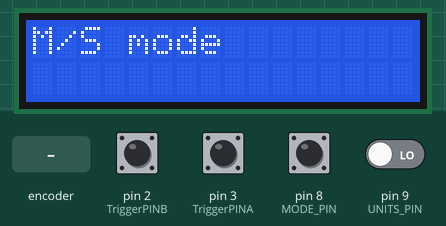
Simulated run of this sketch. Board: Arduino Uno, built with avr-gcc and run on an emulated ATmega328P. Parts: 16×2 character LCD. The inputs (shaded band) are chosen by the test bench; at power-on: pin 2 (TriggerPINB), pin 3 (TriggerPINA), pin 8 (MODE_PIN) HIGH, pin 9 (UNITS_PIN) LOW. What the sketch prints to the serial monitor is not drawn.

Above: at 1.2 s.
1.3 s: rotary encoder on pin 3 (TriggerPINA) / pin 2 (TriggerPINB) turned 3 steps (first pin leading)
At 2.4 s:
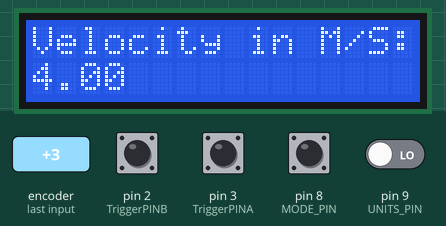
3.4 s: pin 8 (MODE_PIN) pulled LOW for 1 s
At 4.2 s:
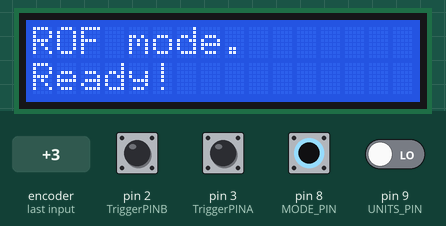
5.9 s: pin 9 (UNITS_PIN) driven HIGH
At 6.5 s:
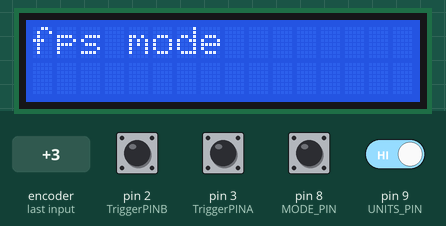
7.4 s: rotary encoder on pin 3 (TriggerPINA) / pin 2 (TriggerPINB) turned 2 steps (second pin leading)
At 10.0 s:
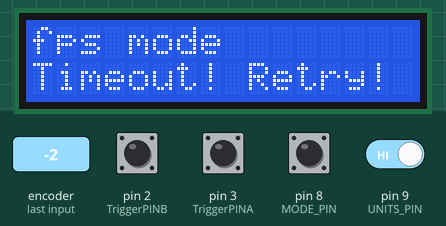
10.4 s: pin 9 (UNITS_PIN) driven LOW
At 11.6 s:
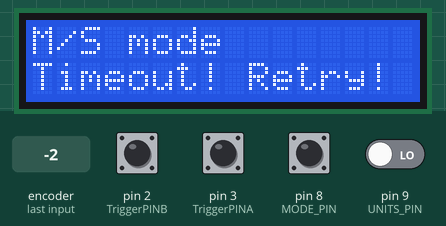
11.9 s: pin 8 (MODE_PIN) pulled LOW for 0.15 s
At 12.9 s:
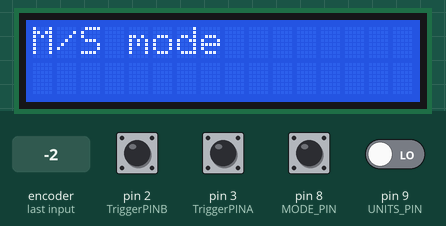
Timing chart, 0 to 14.5 s (numbered marks = the images above; inputs shaded):
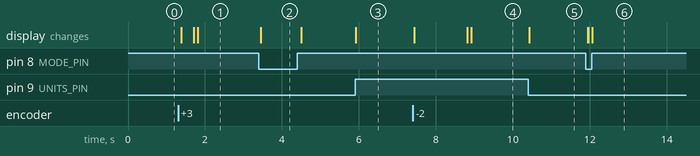

The sketch:

Chronograph.ino
```cpp
#include <LiquidCrystal.h>

///////////////////////////////////////////////////////////
// FIX THESE PIN NUMBERS
///////////////////////////////////////////////////////////

#define TriggerPINA 3
#define TriggerPINB 2

#define MODE_PIN 8
#define UNITS_PIN 9

// We're either in Velocity (A-B) mode, or ROF (A-A-A-A...) mode

#define VEL_MODE 0b00000001
#define IMP_MODE 0b00000010

// In vel mode, caught A already. Waiting for B.
// This is where timeouts can occur.
#define CAUGHT_A 0b00000100
// We've caught A and B, and it hasn't timed out. Therefore, we have data.
#define HAS_DATA 0b00001000
// Detector timed out.
#define TIMEOUT_ 0b10000000


// ROF flags
// Waiting for first pass. Should display a screen.
#define WAITING_ 0b00000100
// First pass has occured, start timing. When timeout occurs, clear flags back to state = ROF_MODE
#define STARTED_ 0b00001000

#define FULL_ 0b11111111
#define NONE_ 0b00000000


const float DeltaDCM = 10.0;
const float DeltaDFt = 0.328084;

///////////////////////////////////////////////////////////
// Pin number assignemnts for LCD
// https://www.arduino.cc/en/Tutorial/LiquidCrystalDisplay
///////////////////////////////////////////////////////////

// initialize the library with the numbers of the interface pins
LiquidCrystal lcd(12, 10, 6, 5, 4, 7);

unsigned long t1 = 0;
unsigned long t2 = 0;
int count = 0;

// State stored as flags. See defines above.
// Starts in Velocity recording mode.
int state = VEL_MODE; //VEL_MODE;


void triggerPinA (){
      digitalWrite (13, HIGH);
      if (state & VEL_MODE) {
        // Velocity mode
        t1 = micros();
        state |= CAUGHT_A;  // We have, self evidently, tripped sensor A.
        state &= ~TIMEOUT_; // Reset the timeout flag, since we want to leave the screen.
        state &= ~HAS_DATA; // We can't have data from this triggering yet - there's not been a second event.
      } else {
        // ROF Mode.
        if (state & STARTED_) {
          t2 = micros();
          count ++;
        } else {
          count = 0;
          t1 = micros();
          state = 0;
          state |= STARTED_;
        }
      }
}  // end of TriggerPinA

void triggerPinB () {
  if (state & CAUGHT_A && !(state & HAS_DATA)) {
      digitalWrite (13, HIGH);
      t2 = micros();
      state |= HAS_DATA; // Both sensors have been activated, so there must be data of SOME sort.
  }
}  // end of switchPressed

void setup() {
  // set up the LCD's number of columns and rows:
  lcd.begin(16, 2);

  Serial.begin(9600);

  // Setup pins
  pinMode (TriggerPINA, INPUT);
  pinMode (TriggerPINB, INPUT);

  pinMode (MODE_PIN, INPUT);

  pinMode (10, OUTPUT);


  // Leave triggers floating.
  //digitalWrite (TriggerPINA, LOW);
  //digitalWrite (TriggerPINB, HIGH);
  digitalWrite (MODE_PIN, HIGH);

  // Configure interrupts from triggers.
  attachInterrupt (digitalPinToInterrupt(TriggerPINA), triggerPinA, FALLING);
  attachInterrupt (digitalPinToInterrupt(TriggerPINB), triggerPinB, FALLING);
}

void MuzzleVelocityLoop (){
   // In velocity mode prior to catching A.
  if (!(state & HAS_DATA) && !(state & CAUGHT_A)) {

    t1 = 0;
    t2 = 0;

    lcd.setCursor(0, 0);
    if (digitalRead(UNITS_PIN)) {
      lcd.print("fps mode");
    } else {
      lcd.print("M/S mode");
    }


    if (state & TIMEOUT_) {
      lcd.clear();
      lcd.setCursor(0, 1);
      lcd.print("Timeout! Retry!");
      state = VEL_MODE; // Complete reset of state.
    }

    digitalWrite (13, LOW);
  }

  // We haven't timed out yet. This shouldn't stay around for long.
  // If it does, then the shot missed.
  if (!(state & HAS_DATA) && (state & CAUGHT_A)) {
    lcd.clear();
    lcd.setCursor(0, 0);
    lcd.print("Waiting for 2nd");
    lcd.setCursor(0, 1);
    lcd.print(" sensor....");
    digitalWrite (13, LOW);

    // Check for timeout condition.
    if ((micros()-t1) > 1000000 && !(state & TIMEOUT_)) {
      state  = VEL_MODE;
      state |= TIMEOUT_;
    }
  }

  // HAS_DATA
  // There is a result to be made!
  if (state & HAS_DATA) {
    lcd.clear();
    digitalWrite (13, LOW);
    // MATH!
    //if (state & IMP_MODE) {
    if (digitalRead(UNITS_PIN)) {
      lcd.clear();
      lcd.setCursor(0, 0);
      lcd.print("Velocity in fps:");
      lcd.setCursor(0, 1);
      lcd.print((DeltaDFt)/((t2-t1)/1000000.0));
      Serial.println((DeltaDFt)/((t2-t1)/1000000.0), DEC);
    } else {
      lcd.clear();
      lcd.setCursor(0, 0);
      lcd.print("Velocity in M/S:");
      lcd.setCursor(0, 1);
      lcd.print((DeltaDCM/100.0)/((t2-t1)/1000000.0));
      Serial.println((DeltaDCM/100.0)/((t2-t1)/1000000.0), DEC);
    }
    //Serial.println(" M/S");
  }
  delay(100);
}

void RateOfFireLoop() {
  if (state & STARTED_) {
    lcd.clear();
    lcd.setCursor(0, 0);
    lcd.print("ROF mode.");
    lcd.setCursor(0, 1);
    // Number / DeltaT
    Serial.println((60*count) / ((t2-t1)/1000000.0), DEC);
    lcd.print((60*count) / ((t2-t1)/1000000.0));
    lcd.setCursor(12, 1);
    lcd.print("RPM");

    // Needs a manual reset instead. Like, say, a button.
    /*if ((micros()) > 10000000 && !(state & TIMEOUT_)) {
      state  = ROF_MODE;
      t1 = 0;
      t2 = 0;
      count = 0;
    }*/
  } else {  // Not waitng - currently counting shots.

    lcd.clear();
    lcd.setCursor(0, 0);
    lcd.print("ROF mode.");
    lcd.setCursor(0, 1);
    lcd.print("Ready!");
  }
  digitalWrite (13, LOW);
  delay(100);
}

// Goes through either individual function as the case may be.
void loop() {
  if (state & VEL_MODE) MuzzleVelocityLoop();
  else RateOfFireLoop();

  //digitalWrite (11, digitalRead(2));

  if (digitalRead(MODE_PIN) != (state & VEL_MODE)) {
    state = 0;
    state += digitalRead(MODE_PIN)*VEL_MODE;
    lcd.clear();
  }

  // Read unit selector pin.

  // If current switch state doesn't match the state defined therein:
  /*if (digitalRead(UNITS_PIN) != ((state & IMP_MODE) != 0)) {
    state = state & (~IMP_MODE);
    //if (digitalRead(UNITS_PIN)) state |= IMP_MODE;
    lcd.clear();
  }*/
}
```

Measured:
- after the input at 1.3 s, the display: changes after 0.09 s (image 1)
- after the input at 3.4 s, the display: first changes after 0.05 s (image 2 shows a later state)
- after the input at 5.9 s, the display: changes at once (image 3)
- after the input at 7.4 s, the display: first changes at once (image 4 shows a later state)
- after the input at 10.4 s, the display: changes at once (image 5)
- after the input at 11.9 s, the display: first changes after 0.05 s (image 6 shows a later state)
